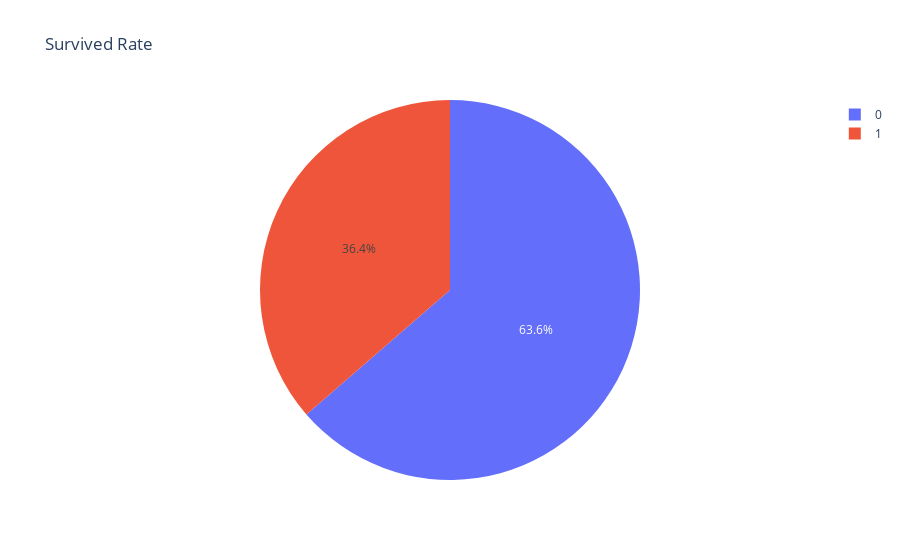

The cell this chart's notebook holds for it:
### Code cell
px.pie(df, 'Survived', title= 'Survived Rate')#facet_col = 'Sex')

### Figure 1 — Plotly figure (JSON) as saved in the notebook; plotly's stock layout.template omitted (floating-point values rounded to 4 significant figures; data arrays with more than 128 entries replaced by an {"elided": "..."} marker saying what was removed)
{"data": [{"domain": {"x": [0, 1], "y": [0, 1]}, "hovertemplate": "Survived=%{label}<extra></extra>", "labels": {"elided": "418 int values"}, "legendgroup": "", "name": "", "showlegend": true, "type": "pie"}], "layout": {"legend": {"tracegroupgap": 0}, "title": {"text": "Survived Rate"}}}
